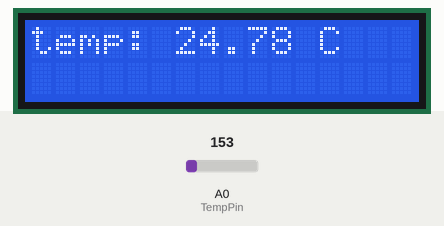
Recording of a sketch running on a simulated Arduino Uno, built with avr-gcc and run on an emulated ATmega328P. Shown: 16×2 character LCD. The test bench sets the inputs (shaded band); at power-on: A0 (TempPin) = 153.

Above: at 3.2 s.
3.3 s: A0 (TempPin) set to 165
At 4.9 s:
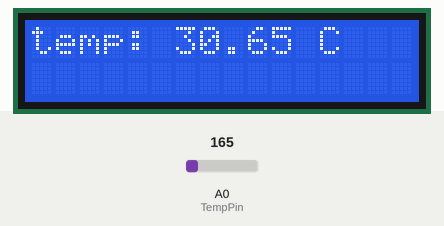
6.0 s: A0 (TempPin) set to 175
At 7.0 s:
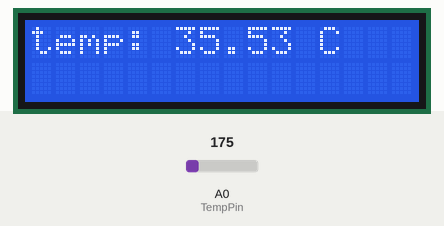
8.7 s: A0 (TempPin) set to 191
At 11.3 s:
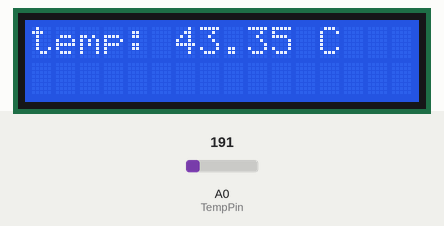
Timing chart, 0 to 12.8 s (numbered marks = the images above; inputs shaded):
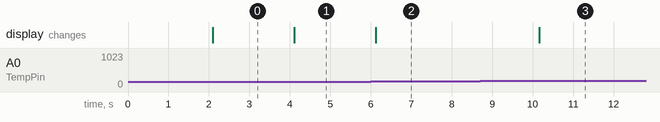

The sketch:

Lab_tem_sensor.ino
```cpp
#include <Wire.h>
#include <LiquidCrystal_I2C.h>

LiquidCrystal_I2C lcd(0x20, 16, 2);
int TempPin=A0;
int tempValue;

void setup() {
  lcd.init();
  lcd.backlight();
  lcd.setCursor(0,0);
  lcd.print("LCD STARTAR");
  delay(2000);
}

void loop() {
  tempValue=analogRead(TempPin);
  float voltag=tempValue*(5.0 / 1023.0);
  float tempraturC=(voltag-0.5)*100;

  lcd.clear();
  lcd.setCursor(0,0);
  lcd.print("temp: ");
  lcd.print(tempraturC);
  lcd.print(" C");
  delay(2000);
}
```

Measured:
- after the input at 3.3 s, the display: changes after 0.81 s (image 1)
- after the input at 6.0 s, the display: changes after 0.12 s (image 2)
- after the input at 8.7 s, the display: changes after 1.5 s (image 3)
